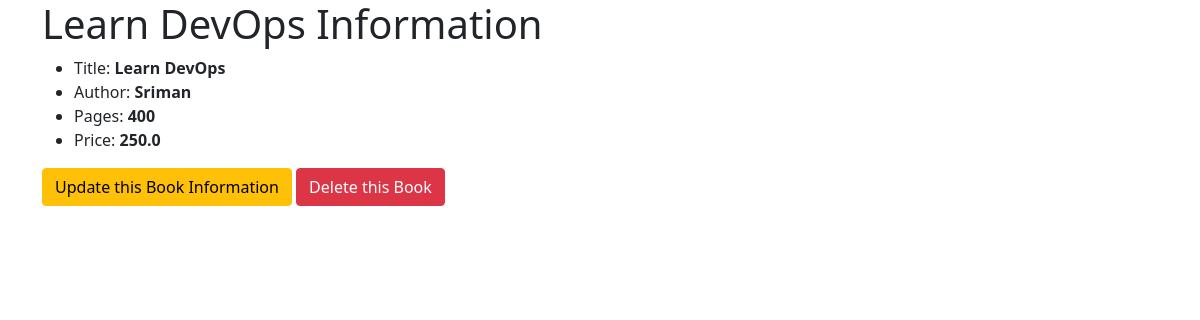
Page /4/ on the committed database.
### testapp/models.py (models this page shows, shortened)
class Book(models.Model):
    title = models.CharField(max_length=300)
    author = models.CharField(max_length=30)
    pages = models.IntegerField()
    price = models.FloatField()

### testapp/views.py (the view)
# urls.py: path('<int:pk>/', views.BookDetailView.as_view(), name='detail'),
class BookDetailView(DetailView):
    model = Book

### templates/testapp/book_detail.html (shortened to what this page needs)
<!DOCTYPE html>
<html lang="en" dir="ltr">
  <head>
    <link href="https://cdn.jsdelivr.net/npm/bootstrap@5.0.2/dist/css/bootstrap.min.css" rel="stylesheet">
  </head>
  <body>
    <div class="container" aling='center'>
      <h1>{{book.title}} Information</h1>
      <ul>
        <li>Title: <strong>{{book.title}}</strong></li>
        <li>Author: <strong>{{book.author}}</strong></li>
        <li>Pages: <strong>{{book.pages}}</strong></li>
        <li>Price: <strong>{{book.price}}</strong></li>
      </ul>
      <a  class = "btn btn-warning" href="/update/{{book.id}}">Update this Book Information</a>
      <a  class = "btn btn-danger" href="/delete/{{book.id}}">Delete this Book</a>
    </div>
  </body>
</html>

### rows in the picture
Book: title "Learn DevOps", author "Sriman", pages "400", price "250.0"
